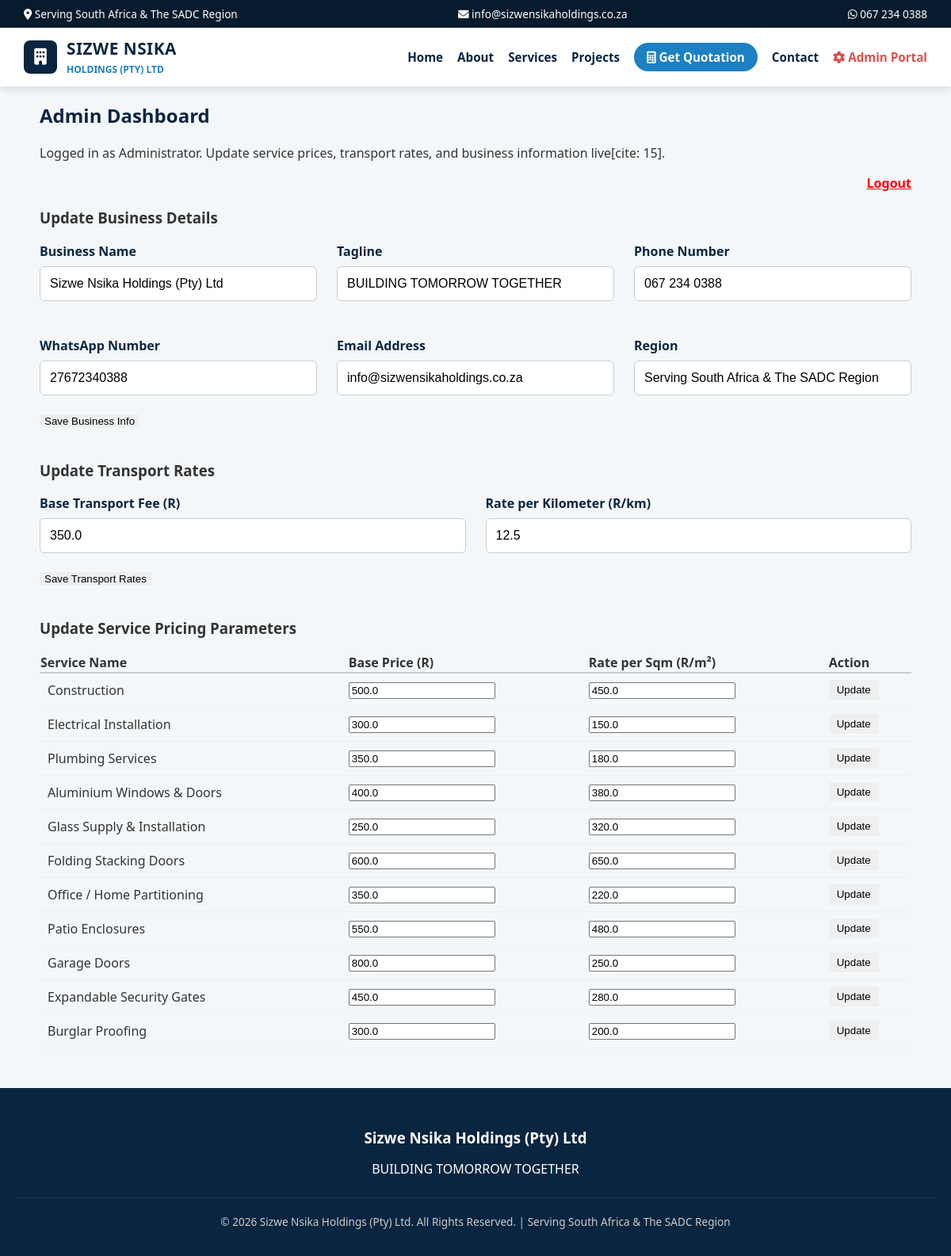
/admin (signed in), run on the app's committed database.
### tables this page shows
CREATE TABLE business_info
                       (
                           id
                           INTEGER
                           PRIMARY
                           KEY,
                           name
                           TEXT,
                           tagline
                           TEXT,
                           phone
                           TEXT,
                           whatsapp
                           TEXT,
                           email
                           TEXT,
                           region
                           TEXT
                       );

CREATE TABLE transport_config
                       (
                           id
                           INTEGER
                           PRIMARY
                           KEY,
                           base_transport_fee
                           REAL,
                           rate_per_km
                           REAL
                       );

CREATE TABLE pricing_config
                       (
                           service_key
                           TEXT
                           PRIMARY
                           KEY,
                           service_name
                           TEXT,
                           base_price
                           REAL,
                           rate_per_sqm
                           REAL
                       );

### app.py (the view, shortened to what this page needs)
@app.route('/admin', methods=['GET', 'POST'])
def admin():
    if not session.get('admin_logged_in'):
        return redirect(url_for('login'))
    db = get_db()
    services_list = db.execute('SELECT * FROM pricing_config').fetchall()
    transport = db.execute('SELECT * FROM transport_config WHERE id = 1').fetchone()
    biz = db.execute('SELECT * FROM business_info WHERE id = 1').fetchone()
    quotations_list = db.execute('SELECT * FROM quotations ORDER BY created_at DESC LIMIT 50').fetchall()
    return render_template('admin.html', services=services_list, transport=transport, biz=biz,
                           quotations=quotations_list)

### app.py (called while the page is built)
def get_db():
    db = getattr(g, '_database', None)
    if db is None:
        db = g._database = sqlite3.connect(DATABASE)
        db.row_factory = sqlite3.Row
    return db

@app.teardown_appcontext
def close_connection(exception):
    db = getattr(g, '_database', None)
    if db is not None:
        db.close()

@app.context_processor
def inject_business_info():
    db = get_db()
    info = db.execute('SELECT * FROM business_info WHERE id = 1').fetchone()
    return dict(biz=info)

### templates/admin.html (shortened to what this page needs)
{% extends "base.html" %}
{% block content %}
<div class="container">
    <h2 style="color: var(--primary-navy);">Admin Dashboard</h2>
    <p>Logged in as Administrator. Update service prices, transport rates, and business information live[cite: 15].</p>
    <div style="text-align: right; margin-bottom: 20px;">
        <a href="{{ url_for('logout') }}" style="color: red; font-weight: bold;">Logout</a>
    </div>
    <div class="quote-box" style="max-width: 100%; margin-bottom: 40px;">
        <h3>Update Business Details</h3>
        <form method="POST">
            <div class="grid-3">
                <div class="form-group"><label>Business Name</label><input type="text" name="name" value="{{ biz.name }}"></div>
                <div class="form-group"><label>Tagline</label><input type="text" name="tagline" value="{{ biz.tagline }}"></div>
                <div class="form-group"><label>Phone Number</label><input type="text" name="phone" value="{{ biz.phone }}"></div>
                <div class="form-group"><label>WhatsApp Number</label><input type="text" name="whatsapp" value="{{ biz.whatsapp }}"></div>
                <div class="form-group"><label>Email Address</label><input type="text" name="email" value="{{ biz.email }}"></div>
                <div class="form-group"><label>Region</label><input type="text" name="region" value="{{ biz.region }}"></div>
            </div>
            <button type="submit" class="btn-primary" style="border:none;">Save Business Info</button>
        </form>
    </div>
    <div class="quote-box" style="max-width: 100%; margin-bottom: 40px;">
        <h3>Update Transport Rates</h3>
        <form method="POST">
            <div class="grid-3">
                <div class="form-group">
                    <label>Base Transport Fee (R)</label>
                    <input type="number" step="0.1" name="base_transport_fee" value="{{ transport.base_transport_fee }}">
                </div>
                <div class="form-group">
                    <label>Rate per Kilometer (R/km)</label>
                    <input type="number" step="0.1" name="rate_per_km" value="{{ transport.rate_per_km }}">
                </div>
            </div>
            <button type="submit" class="btn-primary" style="border:none;">Save Transport Rates</button>
        </form>
    </div>
    <div class="quote-box" style="max-width: 100%;">
        <h3>Update Service Pricing Parameters</h3>
        <table style="width:100%; border-collapse: collapse;">
            <thead>
                <tr style="border-bottom: 2px solid #ccc; text-align: left;">
                    <th>Service Name</th>
                    <th>Base Price (R)</th>
                    <th>Rate per Sqm (R/m²)</th>
                    <th>Action</th>
                </tr>
            </thead>
            <tbody>
                {% for svc in services %}
                <tr style="border-bottom: 1px solid #eee;">
                    <form method="POST">
                        <td style="padding: 10px;">{{ svc.service_name }}</td>
                        <td><input type="number" step="0.1" name="base_price" value="{{ svc.base_price }}"></td>
                        <td><input type="number" step="0.1" name="rate_per_sqm" value="{{ svc.rate_per_sqm }}"></td>
                        <td><button type="submit" class="btn-primary" style="padding: 5px 10px; border:none;">Update</button></td>
                    </form>
                </tr>
                {% endfor %}
            </tbody>
        </table>
    </div>
</div>
{% endblock %}

### templates/base.html (shortened to what this page needs)
<!DOCTYPE html>
<html lang="en">
<head>
    <link rel="stylesheet" href="{{ url_for('static', filename='css/style.css') }}">
    <link rel="stylesheet" href="https://cdnjs.cloudflare.com/ajax/libs/font-awesome/6.0.0/css/all.min.css">
</head>
<body>
    <header>
        <div class="top-bar">
            <span><i class="fas fa-map-marker-alt"></i> {{ biz.region }}</span>
            <span><i class="fas fa-envelope"></i> {{ biz.email }}</span>
            <span><i class="fab fa-whatsapp"></i> {{ biz.phone }}</span>
        </div>
        <nav class="navbar">
            <a href="{{ url_for('home') }}" class="brand-link">
                <div id="brand-fallback" class="brand-fallback" style="display: none;">
                    <div class="logo-badge"><i class="fas fa-building"></i></div>
                    <div class="brand-text">
                        <h2>SIZWE NSIKA</h2>
                        <small>HOLDINGS (PTY) LTD</small>
                    </div>
                </div>
            </a>
            <ul class="nav-links" id="nav-links-menu">
                <li><a href="{{ url_for('home') }}">Home</a></li>
                <li><a href="{{ url_for('about') }}">About</a></li>
                <li><a href="{{ url_for('services') }}">Services</a></li>
                <li><a href="{{ url_for('gallery') }}">Projects</a></li>
                <li><a href="{{ url_for('quote') }}" class="btn-nav"><i class="fas fa-calculator"></i> Get Quotation</a></li>
                <li><a href="{{ url_for('contact') }}">Contact</a></li>
                {% if session.admin_logged_in %}
                    <li><a href="{{ url_for('admin') }}" class="admin-link"><i class="fas fa-cog"></i> Admin Portal</a></li>
                {% else %}
                    <li><a href="{{ url_for('login') }}"><i class="fas fa-lock"></i> Admin Login</a></li>
                {% endif %}
            </ul>
        </nav>
    </header>
    <main class="main-content">
        {% block content %}{% endblock %}
    </main>
    <footer>
        <div class="footer-brand">
            <h3>{{ biz.name }}</h3>
            <p>{{ biz.tagline }}</p>
        </div>
        <p class="copyright">&copy; 2026 {{ biz.name }}. All Rights Reserved. | {{ biz.region }}</p>
    </footer>
</body>
</html>

### static/css/style.css (style rules this page uses)
:root { --primary-navy: #0A2540; --dark-navy: #061B2E; --secondary-blue: #1D80C3; --accent-blue: #0076FF; --light-blue: #E8F3FF; --white: #FFFFFF; --dark-grey: #333333; --light-grey: #F4F7FA; --whatsapp-green: #25D366; }
body { font-family: 'Segoe UI', Tahoma, Geneva, Verdana, sans-serif; margin: 0; padding: 0; background-color: var(--light-grey); color: var(--dark-grey); display: flex; flex-direction: column; min-height: 100vh; }
header { background-color: var(--primary-navy); position: sticky; top: 0; z-index: 1000; box-shadow: 0 2px 10px rgba(0,0,0,0.15); }
.top-bar { background: var(--dark-navy); color: var(--white); padding: 8px 30px; display: flex; justify-content: space-between; font-size: 0.85rem; flex-wrap: wrap; }
.navbar { display: flex; justify-content: space-between; align-items: center; padding: 12px 30px; background-color: var(--white); }
.brand-link { text-decoration: none; display: flex; align-items: center; }
.brand-fallback { display: flex; align-items: center; gap: 12px; }
.logo-badge { background: var(--primary-navy); color: var(--white); width: 42px; height: 42px; border-radius: 8px; display: flex; align-items: center; justify-content: center; font-size: 1.3rem; }
.brand-text h2 { margin: 0; color: var(--primary-navy); font-size: 1.3rem; letter-spacing: 0.5px; }
.brand-text small { color: var(--secondary-blue); font-weight: bold; font-size: 0.75rem; }
.nav-links { list-style: none; display: flex; align-items: center; gap: 18px; margin: 0; padding: 0; }
.nav-links a { text-decoration: none; color: var(--primary-navy); font-weight: 600; font-size: 0.95rem; transition: color 0.2s; }
.btn-nav { background-color: var(--secondary-blue); color: var(--white) !important; padding: 8px 16px; border-radius: 20px; }
.admin-link { color: #d9534f !important; }
.main-content { flex: 1; }
.container { max-width: 1100px; margin: 0 auto 50px auto; padding: 0 20px; }
.grid-3 { display: grid; grid-template-columns: repeat(auto-fit, minmax(280px, 1fr)); gap: 25px; }
.form-group { margin-bottom: 20px; }
.form-group label { display: block; font-weight: bold; margin-bottom: 8px; color: var(--primary-navy); }
.form-group input, .form-group select, .form-group textarea { width: 100%; padding: 12px; border: 1px solid #ccc; border-radius: 6px; box-sizing: border-box; font-size: 1rem; }
footer { background-color: var(--primary-navy); color: var(--white); text-align: center; padding: 40px 20px 20px 20px; margin-top: auto; }
.footer-brand h3 { margin: 10px 0 5px 0; }
.copyright { border-top: 1px solid rgba(255,255,255,0.1); padding-top: 20px; margin-top: 25px; font-size: 0.85rem; color: #ccc; }

### data on the page
business_info: region "Serving South Africa & The SADC Region", email "info@sizwensikaholdings.co.za", phone "067 234 0388", name "Sizwe Nsika Holdings (Pty) Ltd", tagline "BUILDING TOMORROW TOGETHER", whatsapp "27672340388"
pricing_config: service_name "Construction", base_price "500.0", rate_per_sqm "450.0"
pricing_config: service_name "Electrical Installation", base_price "300.0", rate_per_sqm "150.0"
pricing_config: service_name "Plumbing Services", base_price "350.0", rate_per_sqm "180.0"
pricing_config: service_name "Aluminium Windows & Doors", base_price "400.0", rate_per_sqm "380.0"
pricing_config: service_name "Glass Supply & Installation", base_price "250.0", rate_per_sqm "320.0"
pricing_config: service_name "Folding Stacking Doors", base_price "600.0", rate_per_sqm "650.0"
pricing_config: service_name "Office / Home Partitioning", base_price "350.0", rate_per_sqm "220.0"
pricing_config: service_name "Patio Enclosures", base_price "550.0", rate_per_sqm "480.0"
pricing_config: service_name "Garage Doors", base_price "800.0", rate_per_sqm "250.0"
pricing_config: service_name "Expandable Security Gates", base_price "450.0", rate_per_sqm "280.0"
pricing_config: service_name "Burglar Proofing", base_price "300.0", rate_per_sqm "200.0"
